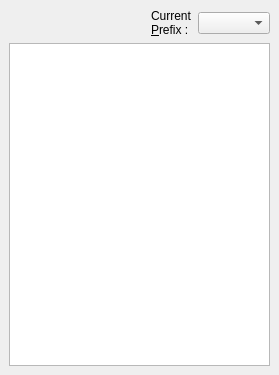
<?xml version="1.0" encoding="UTF-8"?>
<ui version="4.0">
 <class>GenerixProjectDockWidget</class>
 <widget class="QDockWidget" name="GenerixProjectDockWidget">
  <property name="geometry">
   <rect>
    <x>0</x>
    <y>0</y>
    <width>279</width>
    <height>375</height>
   </rect>
  </property>
  <property name="windowTitle">
   <string>Generix Business View</string>
  </property>
  <widget class="QWidget" name="dockWidgetContents">
   <layout class="QVBoxLayout" name="verticalLayout">
    <item>
     <layout class="QHBoxLayout" name="horizontalLayout">
      <item>
       <widget class="QLabel" name="m_filenameLabel">
        <property name="text">
         <string/>
        </property>
        <property name="buddy">
         <cstring>m_businessViewList</cstring>
        </property>
       </widget>
      </item>
      <item>
       <spacer name="horizontalSpacer">
        <property name="orientation">
         <enum>Qt::Horizontal</enum>
        </property>
        <property name="sizeHint" stdset="0">
         <size>
          <width>40</width>
          <height>20</height>
         </size>
        </property>
       </spacer>
      </item>
      <item>
       <widget class="QLabel" name="m_prefixLabel">
        <property name="text">
         <string>Current
&amp;Prefix :</string>
        </property>
        <property name="buddy">
         <cstring>m_prefixCombo</cstring>
        </property>
       </widget>
      </item>
      <item>
       <widget class="QComboBox" name="m_prefixCombo"/>
      </item>
     </layout>
    </item>
    <item>
     <widget class="QListWidget" name="m_businessViewList">
      <property name="selectionMode">
       <enum>QAbstractItemView::NoSelection</enum>
      </property>
     </widget>
    </item>
   </layout>
  </widget>
 </widget>
 <resources/>
 <connections/>
</ui>
